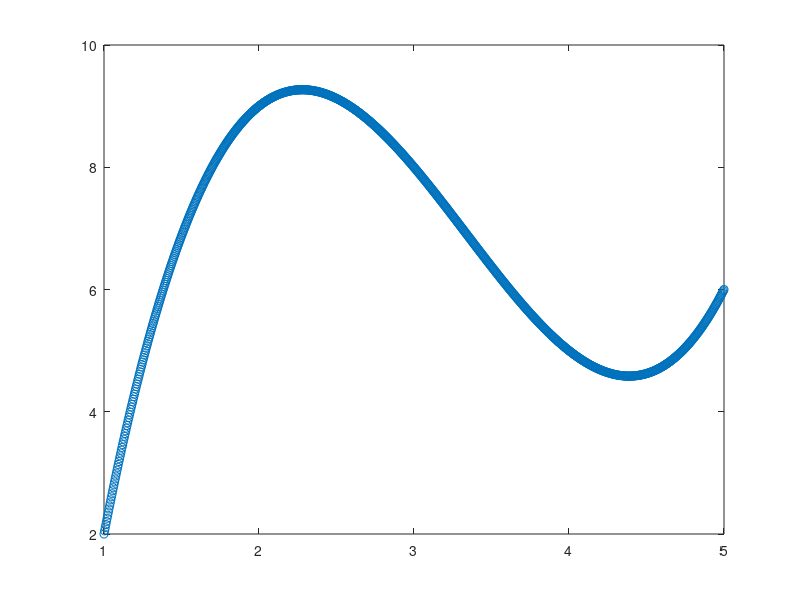

MATLAB code to generate this figure:
clear
clc
close
x = [1 2 3 4 5];
y = [2 9 8 5 6];
xn=linspace(min(x),max(x),1000);
yn=interp1(x,y,xn,'spline');
plot(xn,yn,'o')
